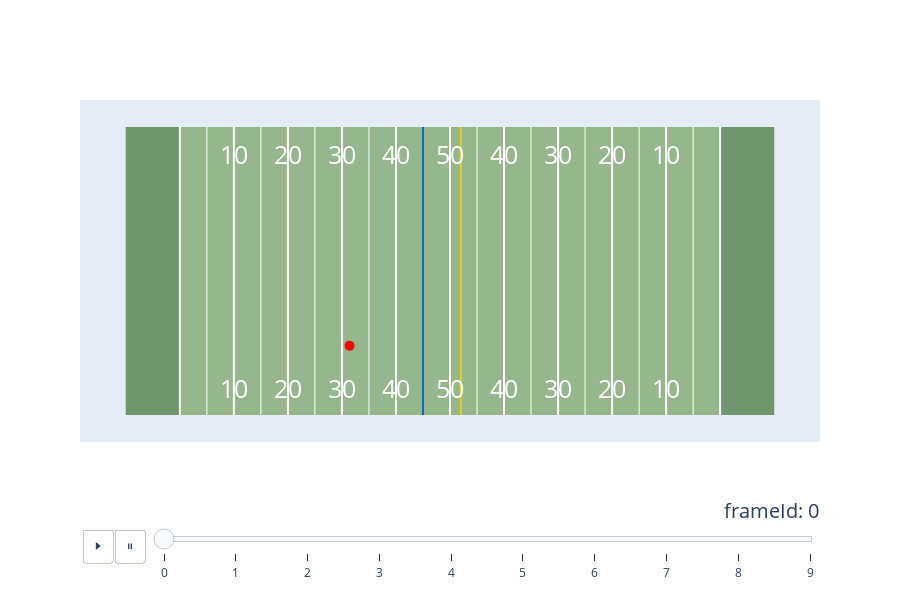

Source (notebook cell):
### Code cell
field.fig.show()

### Figure 1 — Plotly figure (JSON) as saved in the notebook; plotly's stock layout.template omitted (floating-point values rounded to 4 significant figures)
{"data": [{"marker": {"color": "red", "size": 10}, "mode": "markers", "type": "scatter", "x": [41.41], "y": [12.8]}], "layout": {"annotations": [{"font": {"color": "white", "size": 25}, "showarrow": false, "text": "10", "x": 20, "y": 48.3}, {"font": {"color": "white", "size": 25}, "showarrow": false, "text": "20", "x": 30, "y": 48.3}, {"font": {"color": "white", "size": 25}, "showarrow": false, "text": "30", "x": 40, "y": 48.3}, {"font": {"color": "white", "size": 25}, "showarrow": false, "text": "40", "x": 50, "y": 48.3}, {"font": {"color": "white", "size": 25}, "showarrow": false, "text": "50", "x": 60, "y": 48.3}, {"font": {"color": "white", "size": 25}, "showarrow": false, "text": "40", "x": 70, "y": 48.3}, {"font": {"color": "white", "size": 25}, "showarrow": false, "text": "30", "x": 80, "y": 48.3}, {"font": {"color": "white", "size": 25}, "showarrow": false, "text": "20", "x": 90, "y": 48.3}, {"font": {"color": "white", "size": 25}, "showarrow": false, "text": "10", "x": 100, "y": 48.3}, {"font": {"color": "white", "size": 25}, "showarrow": false, "text": "10", "x": 20, "y": 5}, {"font": {"color": "white", "size": 25}, "showarrow": false, "text": "20", "x": 30, "y": 5}, {"font": {"color": "white", "size": 25}, "showarrow": false, "text": "30", "x": 40, "y": 5}, {"font": {"color": "white", "size": 25}, "showarrow": false, "text": "40", "x": 50, "y": 5}, {"font": {"color": "white", "size": 25}, "showarrow": false, "text": "50", "x": 60, "y": 5}, {"font": {"color": "white", "size": 25}, "showarrow": false, "text": "40", "x": 70, "y": 5}, {"font": {"color": "white", "size": 25}, "showarrow": false, "text": "30", "x": 80, "y": 5}, {"font": {"color": "white", "size": 25}, "showarrow": false, "text": "20", "x": 90, "y": 5}, {"font": {"color": "white", "size": 25}, "showarrow": false, "text": "10", "x": 100, "y": 5}], "height": 600, "shapes": [{"fillcolor": "#96B78C", "layer": "below", "line": {"width": 0}, "type": "rect", "x0": 0, "x1": 120, "y0": 0, "y1": 53.3}, {"fillcolor": "#6F976D", "layer": "below", "line": {"width": 0}, "type": "rect", "x0": 0, "x1": 10, "y0": 0, "y1": 53.3}, {"fillcolor": "#6F976D", "layer": "below", "line": {"width": 0}, "type": "rect", "x0": 110, "x1": 120, "y0": 0, "y1": 53.3}, {"layer": "below", "line": {"color": "white", "width": 2}, "type": "line", "x0": 10, "x1": 10, "y0": 0, "y1": 53.3}, {"layer": "below", "line": {"color": "white", "width": 1}, "type": "line", "x0": 15, "x1": 15, "y0": 0, "y1": 53.3}, {"layer": "below", "line": {"color": "white", "width": 2}, "type": "line", "x0": 20, "x1": 20, "y0": 0, "y1": 53.3}, {"layer": "below", "line": {"color": "white", "width": 1}, "type": "line", "x0": 25, "x1": 25, "y0": 0, "y1": 53.3}, {"layer": "below", "line": {"color": "white", "width": 2}, "type": "line", "x0": 30, "x1": 30, "y0": 0, "y1": 53.3}, {"layer": "below", "line": {"color": "white", "width": 1}, "type": "line", "x0": 35, "x1": 35, "y0": 0, "y1": 53.3}, {"layer": "below", "line": {"color": "white", "width": 2}, "type": "line", "x0": 40, "x1": 40, "y0": 0, "y1": 53.3}, {"layer": "below", "line": {"color": "white", "width": 1}, "type": "line", "x0": 45, "x1": 45, "y0": 0, "y1": 53.3}, {"layer": "below", "line": {"color": "white", "width": 2}, "type": "line", "x0": 50, "x1": 50, "y0": 0, "y1": 53.3}, {"layer": "below", "line": {"color": "white", "width": 1}, "type": "line", "x0": 55, "x1": 55, "y0": 0, "y1": 53.3}, {"layer": "below", "line": {"color": "white", "width": 2}, "type": "line", "x0": 60, "x1": 60, "y0": 0, "y1": 53.3}, {"layer": "below", "line": {"color": "white", "width": 1}, "type": "line", "x0": 65, "x1": 65, "y0": 0, "y1": 53.3}, {"layer": "below", "line": {"color": "white", "width": 2}, "type": "line", "x0": 70, "x1": 70, "y0": 0, "y1": 53.3}, {"layer": "below", "line": {"color": "white", "width": 1}, "type": "line", "x0": 75, "x1": 75, "y0": 0, "y1": 53.3}, {"layer": "below", "line": {"color": "white", "width": 2}, "type": "line", "x0": 80, "x1": 80, "y0": 0, "y1": 53.3}, {"layer": "below", "line": {"color": "white", "width": 1}, "type": "line", "x0": 85, "x1": 85, "y0": 0, "y1": 53.3}, {"layer": "below", "line": {"color": "white", "width": 2}, "type": "line", "x0": 90, "x1": 90, "y0": 0, "y1": 53.3}, {"layer": "below", "line": {"color": "white", "width": 1}, "type": "line", "x0": 95, "x1": 95, "y0": 0, "y1": 53.3}, {"layer": "below", "line": {"color": "white", "width": 2}, "type": "line", "x0": 100, "x1": 100, "y0": 0, "y1": 53.3}, {"layer": "below", "line": {"color": "white", "width": 1}, "type": "line", "x0": 105, "x1": 105, "y0": 0, "y1": 53.3}, {"layer": "below", "line": {"color": "white", "width": 2}, "type": "line", "x0": 110, "x1": 110, "y0": 0, "y1": 53.3}, {"layer": "below", "line": {"color": "#0070C0", "width": 2}, "type": "line", "x0": 55, "x1": 55, "y0": 0, "y1": 53.3}, {"layer": "below", "line": {"color": "#E9D11F", "width": 2}, "type": "line", "x0": 62, "x1": 62, "y0": 0, "y1": 53.3}], "sliders": [{"active": 0, "currentvalue": {"font": {"size": 20}, "prefix": "frameId: ", "visible": true, "xanchor": "right"}, "len": 0.9, "pad": {"b": 10, "t": 50}, "steps": [{"args": [[0], {"frame": {"duration": 200, "redraw": false}, "mode": "immediate", "transition": {"duration": 0}}], "label": "0", "method": "animate"}, {"args": [[1], {"frame": {"duration": 200, "redraw": false}, "mode": "immediate", "transition": {"duration": 0}}], "label": "1", "method": "animate"}, {"args": [[2], {"frame": {"duration": 200, "redraw": false}, "mode": "immediate", "transition": {"duration": 0}}], "label": "2", "method": "animate"}, {"args": [[3], {"frame": {"duration": 200, "redraw": false}, "mode": "immediate", "transition": {"duration": 0}}], "label": "3", "method": "animate"}, {"args": [[4], {"frame": {"duration": 200, "redraw": false}, "mode": "immediate", "transition": {"duration": 0}}], "label": "4", "method": "animate"}, {"args": [[5], {"frame": {"duration": 200, "redraw": false}, "mode": "immediate", "transition": {"duration": 0}}], "label": "5", "method": "animate"}, {"args": [[6], {"frame": {"duration": 200, "redraw": false}, "mode": "immediate", "transition": {"duration": 0}}], "label": "6", "method": "animate"}, {"args": [[7], {"frame": {"duration": 200, "redraw": false}, "mode": "immediate", "transition": {"duration": 0}}], "label": "7", "method": "animate"}, {"args": [[8], {"frame": {"duration": 200, "redraw": false}, "mode": "immediate", "transition": {"duration": 0}}], "label": "8", "method": "animate"}, {"args": [[9], {"frame": {"duration": 200, "redraw": false}, "mode": "immediate", "transition": {"duration": 0}}], "label": "9", "method": "animate"}], "transition": {"duration": 200, "easing": "cubic-in-out"}, "x": 0.1, "xanchor": "left", "y": 0, "yanchor": "top"}], "updatemenus": [{"buttons": [{"args": [null, {"frame": {"duration": 200, "redraw": false}, "fromcurrent": true, "transition": {"duration": 0}}], "label": "⏵", "method": "animate"}, {"args": [[null], {"frame": {"duration": 0, "redraw": false}, "mode": "immediate", "transition": {"duration": 0}}], "label": "⏸", "method": "animate"}], "direction": "left", "pad": {"r": 10, "t": 87}, "showactive": false, "type": "buttons", "x": 0.1, "xanchor": "right", "y": 0, "yanchor": "top"}], "xaxis": {"range": [-5, 125], "visible": false}, "yaxis": {"range": [-5, 58.3], "scaleanchor": "x", "scaleratio": 1, "visible": false}}}
